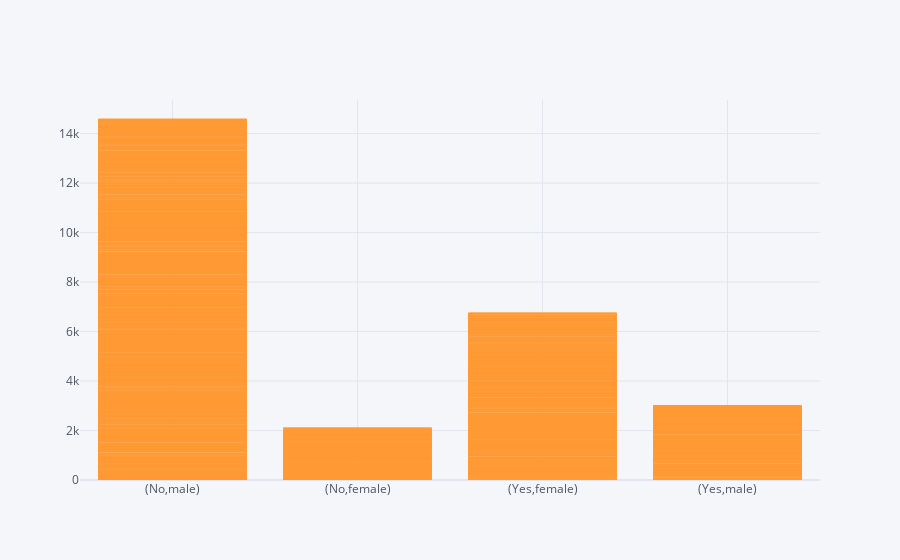

The cell this chart's notebook holds for it:
### Code cell
data.iplot(kind='bar', x= ['Survived','Sex'],y='Age')

### Figure 1 — Plotly figure (JSON) as saved in the notebook; plotly's stock layout.template omitted (floating-point values rounded to 4 significant figures; data arrays with more than 128 entries replaced by an {"elided": "..."} marker saying what was removed)
{"data": [{"marker": {"color": "rgba(255, 153, 51, 0.6)", "line": {"color": "rgba(255, 153, 51, 1.0)", "width": 1}}, "name": "Age", "orientation": "v", "text": "", "type": "bar", "x": {"elided": "891 str values"}, "y": {"elided": "891 float values"}}], "layout": {"legend": {"bgcolor": "#F5F6F9", "font": {"color": "#4D5663"}}, "paper_bgcolor": "#F5F6F9", "plot_bgcolor": "#F5F6F9", "title": {"font": {"color": "#4D5663"}}, "xaxis": {"gridcolor": "#E1E5ED", "showgrid": true, "tickfont": {"color": "#4D5663"}, "title": {"font": {"color": "#4D5663"}, "text": ""}, "zerolinecolor": "#E1E5ED"}, "yaxis": {"gridcolor": "#E1E5ED", "showgrid": true, "tickfont": {"color": "#4D5663"}, "title": {"font": {"color": "#4D5663"}, "text": ""}, "zerolinecolor": "#E1E5ED"}}}
